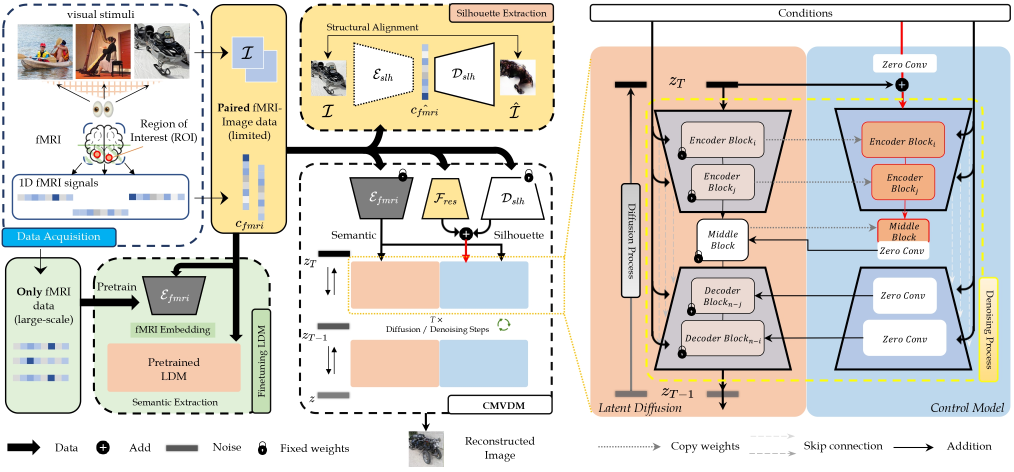
#> input picture assets/framework.jpg, 3041 x 1416 px (shown at 1/3 size); its folder holds only this picture in this run
$ python -i preprocess_BOLD5000.py   (imports and definitions only)
#> lines starting #> are read from the running program, lines starting #| are printed output that depends on the picture
import os
import numpy as np
from PIL import Image
import cv2
from tqdm import tqdm

def canny_contour(images):
    ret = []
    for image in tqdm(images):
        gray = cv2.cvtColor(image, cv2.COLOR_BGR2GRAY)
        contour_img = image.copy()
        contour_img.fill(255)
        edges = cv2.Canny(gray, 100, 200)

        contours, _ = cv2.findContours(edges, cv2.RETR_EXTERNAL, cv2.CHAIN_APPROX_SIMPLE)
        cv2.drawContours(contour_img, contours, -1, (0,255,0),5)
        pil_image = Image.fromarray(contour_img)
        pil_image = pil_image.convert("RGB")

        ret.append(pil_image)

    return ret

# [11 lines left out: function canny_edge, not called in this run]


def list_get_all_index(list, value):
    return [i for i, v in enumerate(list) if v == value]

def identity(x):
    return x

# [95 lines left out: functions normalize, get_stimuli_list, create_BOLD5000_dataset, not called in this run]

# [3 lines not run here, left out]

>>> import cv2
>>> picture = cv2.imread('../../../assets/framework.jpg', cv2.IMREAD_GRAYSCALE)
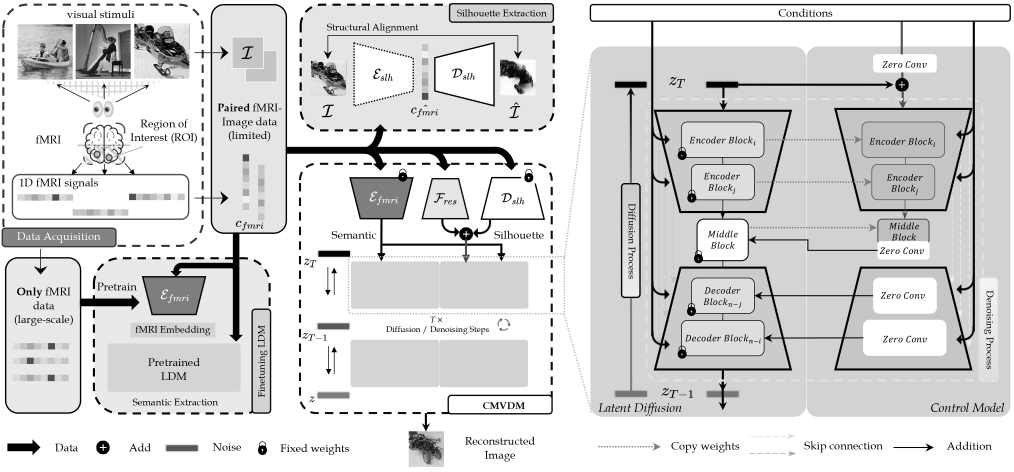
#> picture: shape (1416, 3041) (shown at 1/3 size); min 0, max 255, mean 215.5
#> the loop in canny_contour, `for image in tqdm(images):` made 1 pass
#> after the loop in canny_contour, `for image in tqdm(images):`: ret = []
#> (the run stopped early here; a loop or call above may not have finished)
